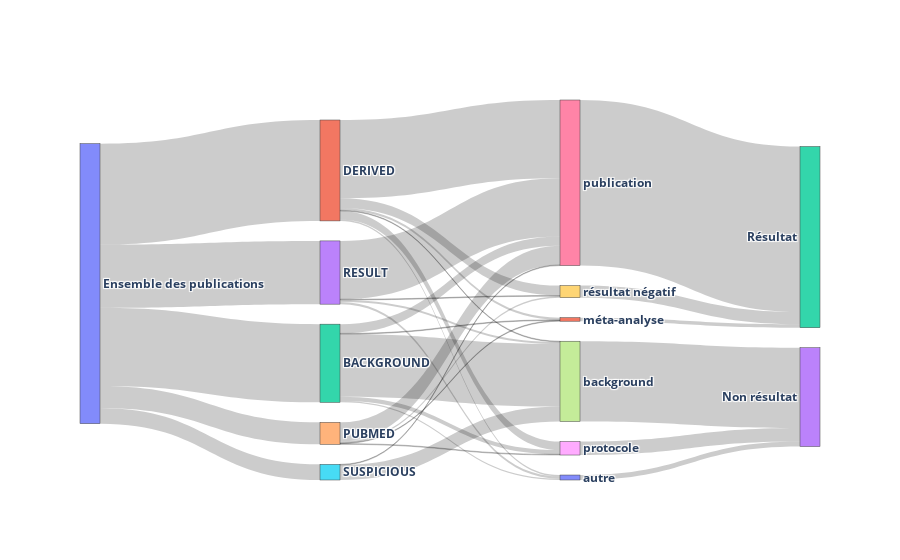

This figure's notebook cell:
### Code cell
import itertools

# First level:
# From all publications to ClinicalTrial types:
source_all = [d['Ensemble des publications']] * len(type_ct_list)
target_type_ct = [d[t] for t in type_ct_list]
value_type_ct = [count_type_ct.loc[t] for t in type_ct_list]

## Second level:
# From ClinicalTrial types to manually processed types:
# [1,1,1,1,1,1,2,2,...]
source_type_ct = list(
    itertools.chain.from_iterable(
        [[d[t]] * len(type_manual_list) for t in type_ct_list]
    )
)
# [6,7,8,9,10,11,6,7,...]
source_type_ct = list(
    itertools.chain.from_iterable(
        [[d[t]] * len(type_manual_list) for t in type_ct_list]
    )
)
# Cartesian product of all CT types with all manual processed types
value_type_manual = [
    df_correlation.loc[t, t_d_p]
    for t, t_d_p in itertools.product(type_ct_list, type_manual_list)
]

### Third level:
# From manually processed types to is_result:
source_manual = [d[t] for t in type_manual_list]
target_is_result = [
    d['Résultat']
    if t in ['publication', 'résultat négatif', 'méta-analyse']
    else d['Non résultat']
    for t in type_manual_list
]
value_is_result = [count_type_manual.loc[t] for t in type_manual_list]

# Put together
source = source_all + source_type_ct + source_manual
target = target_type_ct + target_type_manual + target_is_result
value = value_type_ct + value_type_manual + value_is_result

# colors = ["cornflowerblue", "tomato", "mediumseagreen", "#4CAF50", "gold"]
# TODO: Add percents
# percentages = [f"{(value[t-1]/num_trials):.2%}" for t in target]

# TODO: Add color transparency
# Add transparency to the list of colors, to display links with partial opacity
# transparency = 0.5
# colors_transparency = [
#     f'rgba({rgba_color[0] * 255:.0f}, {rgba_color[1] * 255:.0f}, {rgba_color[2] * 255:.0f}, {rgba_color[3]})'
#     for color in colors
#     if (rgba_color := plt_colors.to_rgba(color, transparency))
# ]

fig = go.Figure(
    data=[
        go.Sankey(
            valuesuffix=' publications',
            valueformat='d',
            # Nodes
            node=dict(
                label=[f'<b>{label}</b>' for label in labels],
                # line = dict(color = "black", width = 0.),
                hovertemplate='%{label}:',
            ),
            # Links
            link=dict(
                # arrowlen=15,
                source=source,
                target=target,
                value=value,
                # customdata=percentages,
                # hovertemplate = "%{label}%{value}<extra>%{customdata}</extra>",
                hovertemplate='%{source.label} > %{target.label}',
                hoverlabel=dict(bgcolor='#444'),
                # color = colors_transparency[1:],
                # hovercolor = colors[1:],
            ),
        )
    ]
)

# fig.update_layout(title_text='Basic Sankey Diagram', font_size=10)
fig.show()

### Figure 1 — Plotly figure (JSON) as saved in the notebook; plotly's stock layout.template omitted (floating-point values rounded to 4 significant figures)
{"data": [{"link": {"hoverlabel": {"bgcolor": "#444"}, "hovertemplate": "%{source.label} > %{target.label}", "source": [0, 0, 0, 0, 0, 1, 1, 1, 1, 1, 1, 2, 2, 2, 2, 2, 2, 3, 3, 3, 3, 3, 3, 4, 4, 4, 4, 4, 4, 5, 5, 5, 5, 5, 5, 6, 7, 8, 9, 10, 11], "target": [1, 2, 3, 4, 5, 6, 7, 8, 9, 10, 11, 6, 7, 8, 9, 10, 11, 6, 7, 8, 9, 10, 11, 6, 7, 8, 9, 10, 11, 6, 7, 8, 9, 10, 11, 12, 13, 13, 12, 13, 12], "value": [142, 110, 89, 31, 22, 110, 1, 12, 14, 2, 3, 13, 88, 6, 0, 2, 1, 82, 3, 0, 1, 3, 0, 27, 0, 1, 2, 0, 1, 1, 21, 0, 0, 0, 0, 233, 113, 19, 17, 7, 5]}, "node": {"hovertemplate": "%{label}:", "label": ["<b>Ensemble des publications</b>", "<b>DERIVED</b>", "<b>BACKGROUND</b>", "<b>RESULT</b>", "<b>PUBMED</b>", "<b>SUSPICIOUS</b>", "<b>publication</b>", "<b>background</b>", "<b>protocole</b>", "<b>résultat négatif</b>", "<b>autre</b>", "<b>méta-analyse</b>", "<b>Résultat</b>", "<b>Non résultat</b>"]}, "type": "sankey", "valueformat": "d", "valuesuffix": " publications"}], "layout": {"autosize": true}}
